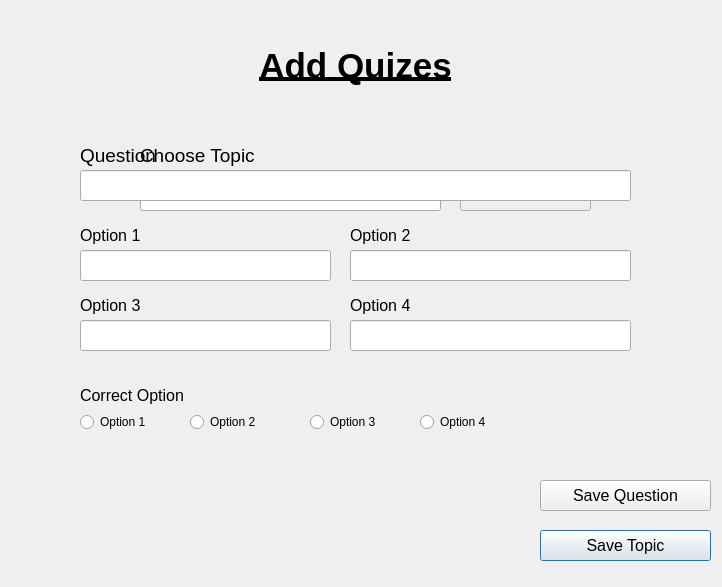
<?xml version="1.0" encoding="UTF-8"?>
<ui version="4.0">
 <class>AddQuizModal</class>
 <widget class="QDialog" name="AddQuizModal">
  <property name="geometry">
   <rect>
    <x>0</x>
    <y>0</y>
    <width>722</width>
    <height>587</height>
   </rect>
  </property>
  <property name="windowTitle">
   <string>Dialog</string>
  </property>
  <widget class="QPushButton" name="add_quiz_button">
   <property name="geometry">
    <rect>
     <x>460</x>
     <y>180</y>
     <width>131</width>
     <height>31</height>
    </rect>
   </property>
   <property name="font">
    <font>
     <pointsize>12</pointsize>
    </font>
   </property>
   <property name="text">
    <string>Add</string>
   </property>
   <property name="icon">
    <iconset theme="document-new">
     <normaloff>.</normaloff>.</iconset>
   </property>
   <property name="autoRepeat">
    <bool>false</bool>
   </property>
   <property name="autoDefault">
    <bool>true</bool>
   </property>
   <property name="default">
    <bool>false</bool>
   </property>
   <property name="flat">
    <bool>false</bool>
   </property>
  </widget>
  <widget class="QLabel" name="header">
   <property name="geometry">
    <rect>
     <x>0</x>
     <y>20</y>
     <width>711</width>
     <height>91</height>
    </rect>
   </property>
   <property name="font">
    <font>
     <pointsize>26</pointsize>
     <bold>true</bold>
     <underline>true</underline>
     <stylestrategy>PreferDefault</stylestrategy>
     <kerning>false</kerning>
    </font>
   </property>
   <property name="text">
    <string>Add Quizes</string>
   </property>
   <property name="alignment">
    <set>Qt::AlignCenter</set>
   </property>
  </widget>
  <widget class="QLineEdit" name="topic_input">
   <property name="geometry">
    <rect>
     <x>140</x>
     <y>180</y>
     <width>301</width>
     <height>31</height>
    </rect>
   </property>
  </widget>
  <widget class="QLabel" name="label_2">
   <property name="geometry">
    <rect>
     <x>140</x>
     <y>140</y>
     <width>141</width>
     <height>31</height>
    </rect>
   </property>
   <property name="font">
    <font>
     <pointsize>14</pointsize>
    </font>
   </property>
   <property name="text">
    <string>Choose Topic</string>
   </property>
  </widget>
  <widget class="QLabel" name="question_label">
   <property name="enabled">
    <bool>true</bool>
   </property>
   <property name="geometry">
    <rect>
     <x>80</x>
     <y>140</y>
     <width>141</width>
     <height>31</height>
    </rect>
   </property>
   <property name="font">
    <font>
     <pointsize>14</pointsize>
    </font>
   </property>
   <property name="styleSheet">
    <string notr="true"/>
   </property>
   <property name="text">
    <string>Question</string>
   </property>
  </widget>
  <widget class="QLineEdit" name="question_input">
   <property name="geometry">
    <rect>
     <x>80</x>
     <y>170</y>
     <width>551</width>
     <height>31</height>
    </rect>
   </property>
   <property name="text">
    <string/>
   </property>
  </widget>
  <widget class="QLabel" name="option1_label">
   <property name="geometry">
    <rect>
     <x>80</x>
     <y>220</y>
     <width>141</width>
     <height>31</height>
    </rect>
   </property>
   <property name="font">
    <font>
     <pointsize>12</pointsize>
    </font>
   </property>
   <property name="text">
    <string>Option 1</string>
   </property>
  </widget>
  <widget class="QLineEdit" name="option1_input">
   <property name="geometry">
    <rect>
     <x>80</x>
     <y>250</y>
     <width>251</width>
     <height>31</height>
    </rect>
   </property>
   <property name="text">
    <string/>
   </property>
  </widget>
  <widget class="QLabel" name="option2_label">
   <property name="geometry">
    <rect>
     <x>350</x>
     <y>220</y>
     <width>141</width>
     <height>31</height>
    </rect>
   </property>
   <property name="font">
    <font>
     <pointsize>12</pointsize>
    </font>
   </property>
   <property name="text">
    <string>Option 2</string>
   </property>
  </widget>
  <widget class="QLineEdit" name="option2_input">
   <property name="geometry">
    <rect>
     <x>350</x>
     <y>250</y>
     <width>281</width>
     <height>31</height>
    </rect>
   </property>
   <property name="text">
    <string/>
   </property>
  </widget>
  <widget class="QLineEdit" name="option4_input">
   <property name="geometry">
    <rect>
     <x>350</x>
     <y>320</y>
     <width>281</width>
     <height>31</height>
    </rect>
   </property>
   <property name="text">
    <string/>
   </property>
  </widget>
  <widget class="QLabel" name="option4_label">
   <property name="geometry">
    <rect>
     <x>350</x>
     <y>290</y>
     <width>141</width>
     <height>31</height>
    </rect>
   </property>
   <property name="font">
    <font>
     <pointsize>12</pointsize>
    </font>
   </property>
   <property name="text">
    <string>Option 4</string>
   </property>
  </widget>
  <widget class="QLabel" name="option3_label">
   <property name="geometry">
    <rect>
     <x>80</x>
     <y>290</y>
     <width>141</width>
     <height>31</height>
    </rect>
   </property>
   <property name="font">
    <font>
     <pointsize>12</pointsize>
    </font>
   </property>
   <property name="text">
    <string>Option 3</string>
   </property>
  </widget>
  <widget class="QLineEdit" name="option3_input">
   <property name="geometry">
    <rect>
     <x>80</x>
     <y>320</y>
     <width>251</width>
     <height>31</height>
    </rect>
   </property>
   <property name="text">
    <string/>
   </property>
  </widget>
  <widget class="QRadioButton" name="option1_radio">
   <property name="geometry">
    <rect>
     <x>80</x>
     <y>410</y>
     <width>111</width>
     <height>24</height>
    </rect>
   </property>
   <property name="text">
    <string>Option 1</string>
   </property>
  </widget>
  <widget class="QLabel" name="correct_option_label">
   <property name="geometry">
    <rect>
     <x>80</x>
     <y>380</y>
     <width>141</width>
     <height>31</height>
    </rect>
   </property>
   <property name="font">
    <font>
     <pointsize>12</pointsize>
    </font>
   </property>
   <property name="text">
    <string>Correct Option</string>
   </property>
  </widget>
  <widget class="QRadioButton" name="option2_radio">
   <property name="geometry">
    <rect>
     <x>190</x>
     <y>410</y>
     <width>111</width>
     <height>24</height>
    </rect>
   </property>
   <property name="text">
    <string>Option 2</string>
   </property>
  </widget>
  <widget class="QRadioButton" name="option3_radio">
   <property name="geometry">
    <rect>
     <x>310</x>
     <y>410</y>
     <width>111</width>
     <height>24</height>
    </rect>
   </property>
   <property name="text">
    <string>Option 3</string>
   </property>
  </widget>
  <widget class="QRadioButton" name="option4_radio">
   <property name="geometry">
    <rect>
     <x>420</x>
     <y>410</y>
     <width>111</width>
     <height>24</height>
    </rect>
   </property>
   <property name="text">
    <string>Option 4</string>
   </property>
  </widget>
  <widget class="QPushButton" name="save_question_button">
   <property name="geometry">
    <rect>
     <x>540</x>
     <y>480</y>
     <width>171</width>
     <height>31</height>
    </rect>
   </property>
   <property name="font">
    <font>
     <pointsize>12</pointsize>
    </font>
   </property>
   <property name="text">
    <string>Save Question</string>
   </property>
   <property name="icon">
    <iconset theme="list-add">
     <normaloff>.</normaloff>.</iconset>
   </property>
   <property name="autoRepeat">
    <bool>false</bool>
   </property>
   <property name="autoDefault">
    <bool>true</bool>
   </property>
   <property name="default">
    <bool>false</bool>
   </property>
   <property name="flat">
    <bool>false</bool>
   </property>
  </widget>
  <widget class="QPushButton" name="save_topic_button">
   <property name="geometry">
    <rect>
     <x>540</x>
     <y>530</y>
     <width>171</width>
     <height>31</height>
    </rect>
   </property>
   <property name="font">
    <font>
     <pointsize>12</pointsize>
    </font>
   </property>
   <property name="text">
    <string>Save Topic</string>
   </property>
   <property name="icon">
    <iconset theme="media-floppy">
     <normaloff>.</normaloff>.</iconset>
   </property>
   <property name="autoRepeat">
    <bool>false</bool>
   </property>
   <property name="autoDefault">
    <bool>true</bool>
   </property>
   <property name="default">
    <bool>true</bool>
   </property>
   <property name="flat">
    <bool>false</bool>
   </property>
  </widget>
 </widget>
 <resources/>
 <connections/>
</ui>
